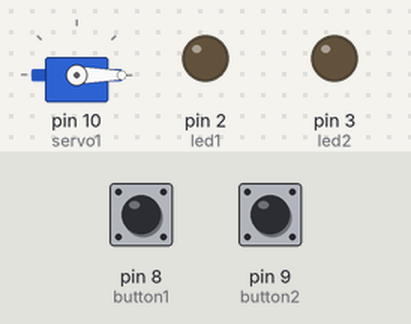
Bench run of a sketch on a simulated Arduino Uno, built with avr-gcc and run on an emulated ATmega328P. Shown: servo, output pins drawn as LEDs (lit = HIGH). The inputs (shaded band) are chosen by the test bench; at power-on: pin 8 (button1) LOW, pin 9 (button2) LOW.

Above: at 1.2 s.
1.3 s: pin 8 (button1) pulled HIGH for 0.15 s
At 1.8 s:
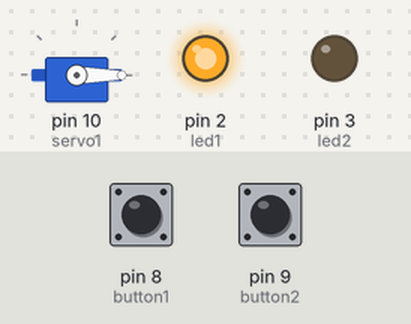
2.9 s: pin 9 (button2) pulled HIGH for 0.15 s
At 3.7 s:
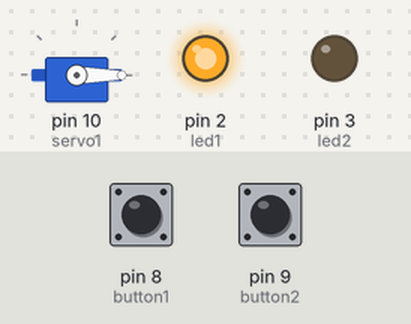
4.5 s: pin 9 (button2) pulled HIGH for 1 s
At 4.69 s:
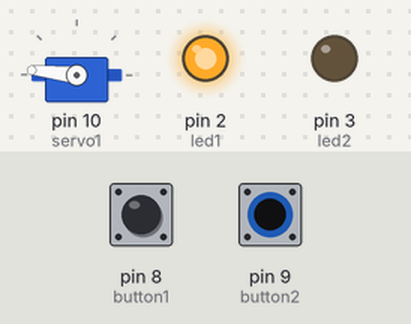
Timing chart, 0 to 7.5 s (numbered marks = the images above; inputs shaded):
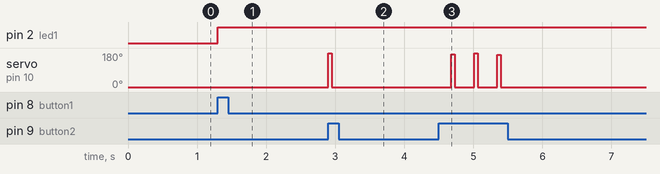

The sketch:

Tugas_Magang_VTOL.ino
```cpp
#include <Servo.h>

Servo servo1;

int led1 = 2;
int led2 = 3;
int button1 = 8;
int button2 = 9;
int flag = 0;

int puter = 0;

void setup() {
  // put your setup code here, to run once:
servo1.attach(10);
pinMode(button1, INPUT);
pinMode(button2, INPUT);
pinMode(led1, OUTPUT);
pinMode(led2, OUTPUT);

servo1.write(0);
}

void loop() {
  // put your main code here, to run repeatedly:
 if(digitalRead(button1)==HIGH){
  if(flag==0){
    flag=1;
    digitalWrite(led1, HIGH);
  }
  }else if(digitalRead(button1)==HIGH){
    if(flag==1){
      flag=0;
    }
    digitalWrite(led1, LOW);
  }
  puterputer();
}

void puterputer(){
  if((flag==1)&&(digitalRead(button2)==HIGH)){
      puter = puter + 10;
    if(puter <= 180){
      servo1.write(puter);
    }else{
    }
}
}


/*
void onOff(){
    if(digitalRead(button1)==HIGH){
  if(flag==0){
    flag=1;
    digitalWrite(led1, HIGH);
  }else{
    flag=0;
    digitalWrite(led1, LOW);
  }
  delay(1000);
}
  }

void servoGerak(){
  if((digitalRead(button2)==HIGH) && (flag==1) == true){
  //for(int i = 0; i <= 180; i+10){
    servo1.write(90);
    digitalWrite(led2, HIGH);
  //}
}else if(flag==0){
  digitalWrite(led2, LOW);
  }
  delay(1000);
 }
 */
```

Measured:
- after the input at 1.3 s, pin 2 (led1): LOW → HIGH at once
- after the input at 2.9 s, servo on pin 10 (servo1): 0° → 180° at once, → 0° 0.05 s later
